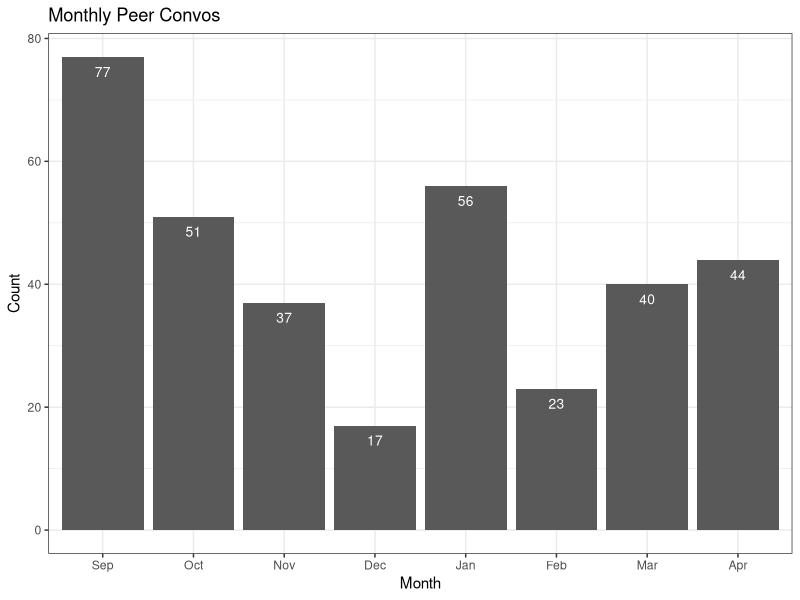
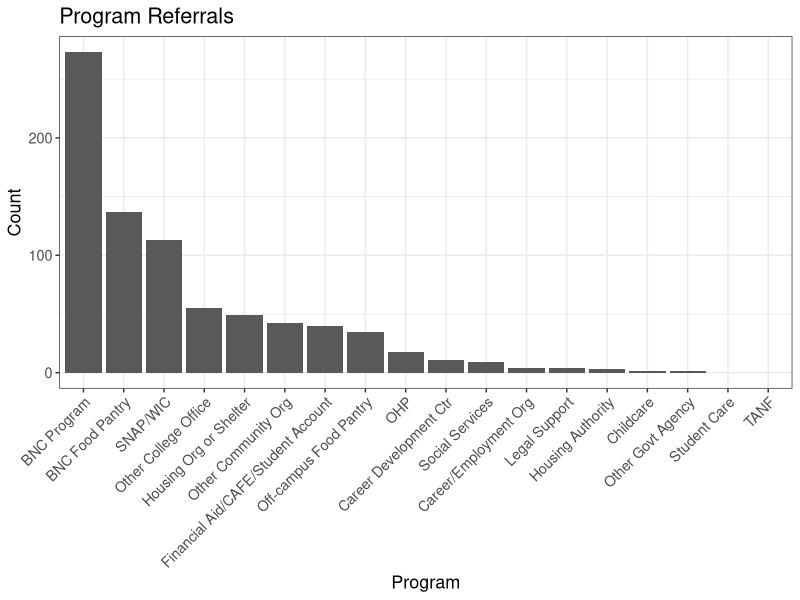
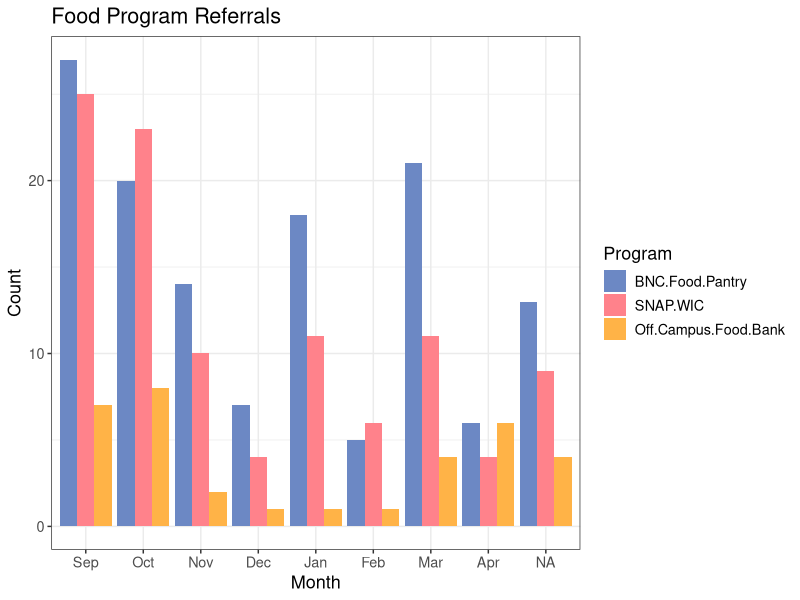
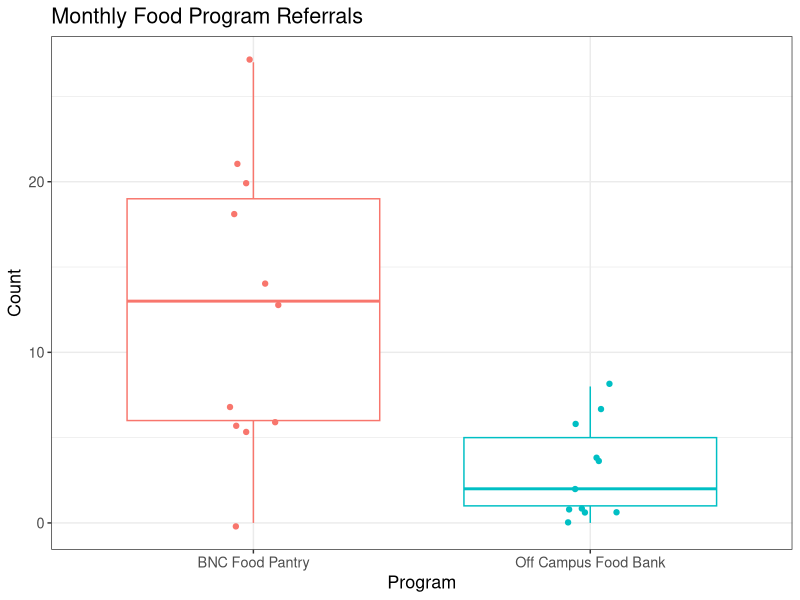
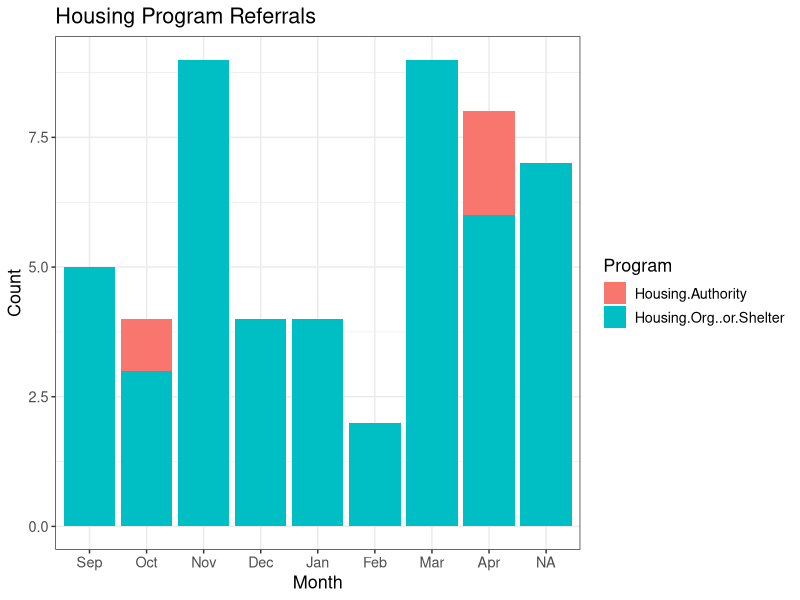
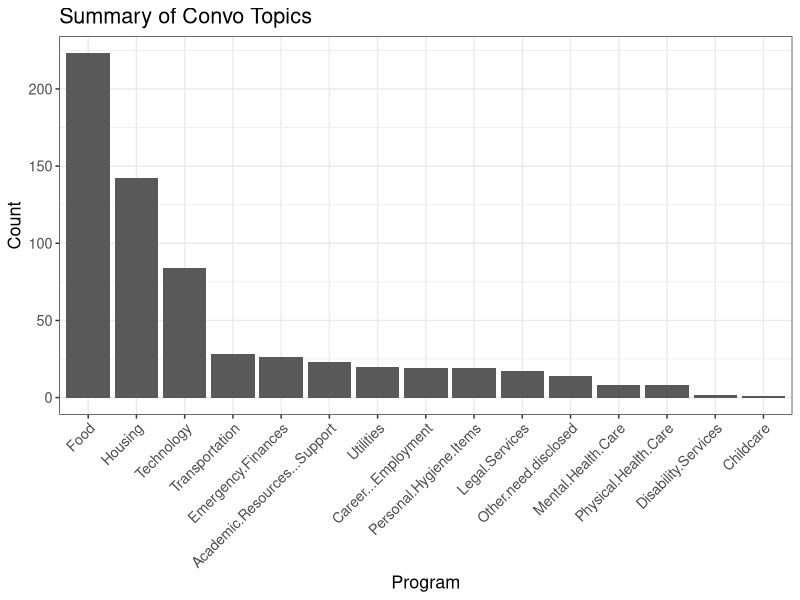
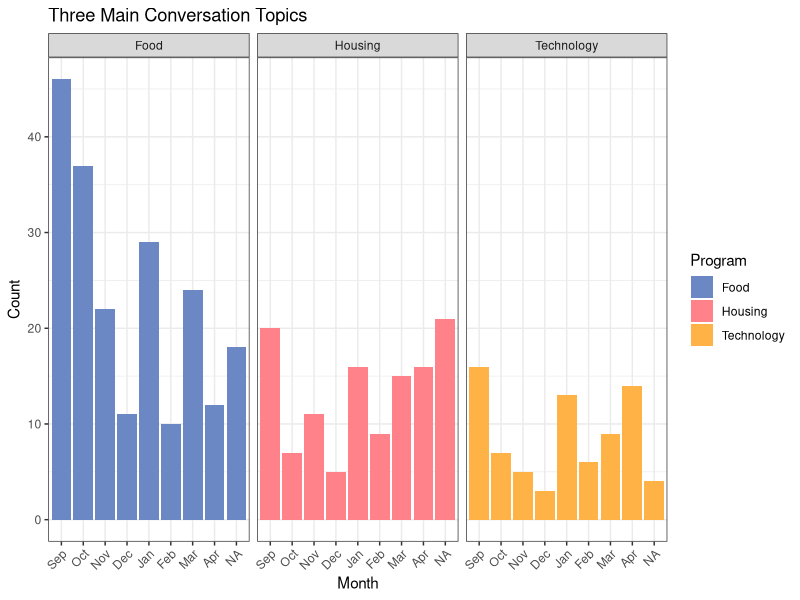

R code for these plots, in order:
## ---- chunk 1
#| echo: false
suppressPackageStartupMessages(library(tidyverse))
## ---- chunk 2
#| echo: false
pal <- c("#6C88C4","#FF828B","#FFB347")
## ---- chunk 3
#| echo: false
referrals <- read.csv('Referrals.csv')

month_order <- c("Sep", "Oct", "Nov", "Dec", "Jan", "Feb", "Mar", "Apr")

referrals <- referrals |>
  pivot_longer(cols = -1,
                names_to = 'Program',
                values_to = 'Count') |>
    rename(Month = Referral) |>
  mutate(Month = factor(Month, levels = month_order))
## ---- chunk 4
#| label: Monthly Peer Convos
#| echo: false

convo_counts = c(77, 51, 37, 17, 56, 23, 40, 44)

convo_totals <- data.frame(Month = factor(month_order, levels = month_order), Count = convo_counts)

ggplot(convo_totals, aes(x = Month, y = Count)) +
  geom_col() +
  theme(text=element_text(size=13, family="sans")) +
  geom_text(aes(label = Count), vjust = 2, color = "white", size = 3.5) +
  theme_bw() +
  labs(
    title = 'Monthly Peer Convos'
  )
## ---- chunk 5
#| label: Summary of Referrals
#| echo: false

referral_summary <- referrals |>
  group_by(Program) |>
  summarize(Count = sum(Count)) |>
  arrange(desc(Count)) |>
  mutate(Program = factor(Program, levels = Program))

programs = c('BNC Program', 'BNC Food Pantry', 'SNAP/WIC', 'Other College Office', 'Housing Org or Shelter', 'Other Community Org', 'Financial Aid/CAFE/Student Account', 'Off-campus Food Pantry', 'OHP', 'Career Development Ctr', 'Social Services', 'Career/Employment Org', 'Legal Support', 'Housing Authority', 'Childcare', 'Other Govt Agency', 'Student Care', 'TANF')

ggplot(referral_summary, aes(x = Program, y = Count)) +
  geom_col() +
  scale_x_discrete(labels = programs) +
  theme_bw() +
  theme(axis.text.x = element_text(angle = 45, hjust = 1),
        text=element_text(size=13, family="sans")) +
  labs(
    title = 'Program Referrals'
  )
## ---- chunk 6
#| label: Food Program Referrals
#| echo: false

# Isolate the food programs
food_programs <- referrals |>
  filter(Program == c('SNAP.WIC', 'BNC.Food.Pantry', 'Off.Campus.Food.Bank')) |>
  mutate(Program = factor(Program, levels = c('BNC.Food.Pantry', 'SNAP.WIC', 'Off.Campus.Food.Bank')))
  
# Create barplot of food programs
ggplot(data = food_programs, aes(x = Month, y = Count, fill = Program)) +
  geom_col(position = 'dodge') +
  scale_fill_manual(values = pal) +
  theme_bw() +
  theme(text=element_text(size=13, family="sans")) +
  labs(
    title = 'Food Program Referrals'
  )
## ---- chunk 7
#| label: BNC vs. Outside Pantry Referrals
#| echo: false

food_pantries <- referrals |>
  filter(Program == c('Off.Campus.Food.Bank', 'BNC.Food.Pantry')) |>
  mutate(Program = factor(Program, levels = c('BNC.Food.Pantry', 'Off.Campus.Food.Bank')))

labels <- c('BNC Food Pantry', 'Off Campus Food Bank')

ggplot(food_pantries, aes(Program, Count, color = Program)) +
  geom_boxplot(outlier.shape = NA) + geom_jitter(width = 0.09) +
  theme_bw() +
  theme(text=element_text(size=13, family="sans"),
        legend.position = "none")+
  labs(
    title = 'Monthly Food Program Referrals',
  ) +
  scale_x_discrete(label = labels)
## ---- chunk 8
#| label: Housing Program Referrals
#| echo: false

# Isolate housing programs
housing_programs <- referrals |>
  filter(Program == 'Housing.Org..or.Shelter' | Program == 'Housing.Authority')

ggplot(data = housing_programs, aes(x = Month, y = Count, fill = Program)) +
  geom_col() +
  theme_bw() +
  theme(text=element_text(size=13, family="sans")) +
  labs(
    title = 'Housing Program Referrals'
  )
## ---- chunk 9
#| echo: false
topics <- read.csv('Topics.csv')

topics <- topics |>
  pivot_longer(cols = -1,
                names_to = 'Program',
                values_to = 'Count') |>
    rename(Month = Topic) |>
    mutate(Month = factor(Month, levels = month_order))

## ---- chunk 10
#| label: Summary of Topics
#| echo: false

topics_summary <- topics |>
  group_by(Program) |>
  summarize(Count = sum(Count)) |>
  arrange(desc(Count)) |>
  mutate(Program = factor(Program, levels = Program))

ggplot(topics_summary, aes(x = Program, y = Count)) +
  geom_col() +
  theme_bw() +
  theme(axis.text.x = element_text(angle = 45, hjust = 1),
        text=element_text(size=13, family="sans")) +
  labs(
    title = 'Summary of Convo Topics'
  )
## ---- chunk 11
#| label: Three Main Conversation Topics
#| echo: false

top3 <- topics |>
  filter(Program == 'Food' | Program == 'Housing' | Program == 'Technology')

ggplot(top3, aes(x = Month, y = Count, fill = Program)) +
  geom_bar(stat = "identity", position = "dodge") +
  facet_wrap(~Program) +
  scale_fill_manual(values = pal) +
  theme_bw() +
  theme(axis.text.x = element_text(angle = 45, hjust = 1),
    text=element_text(size=11, family="sans")) +
  labs(
    title = 'Three Main Conversation Topics'
  )
